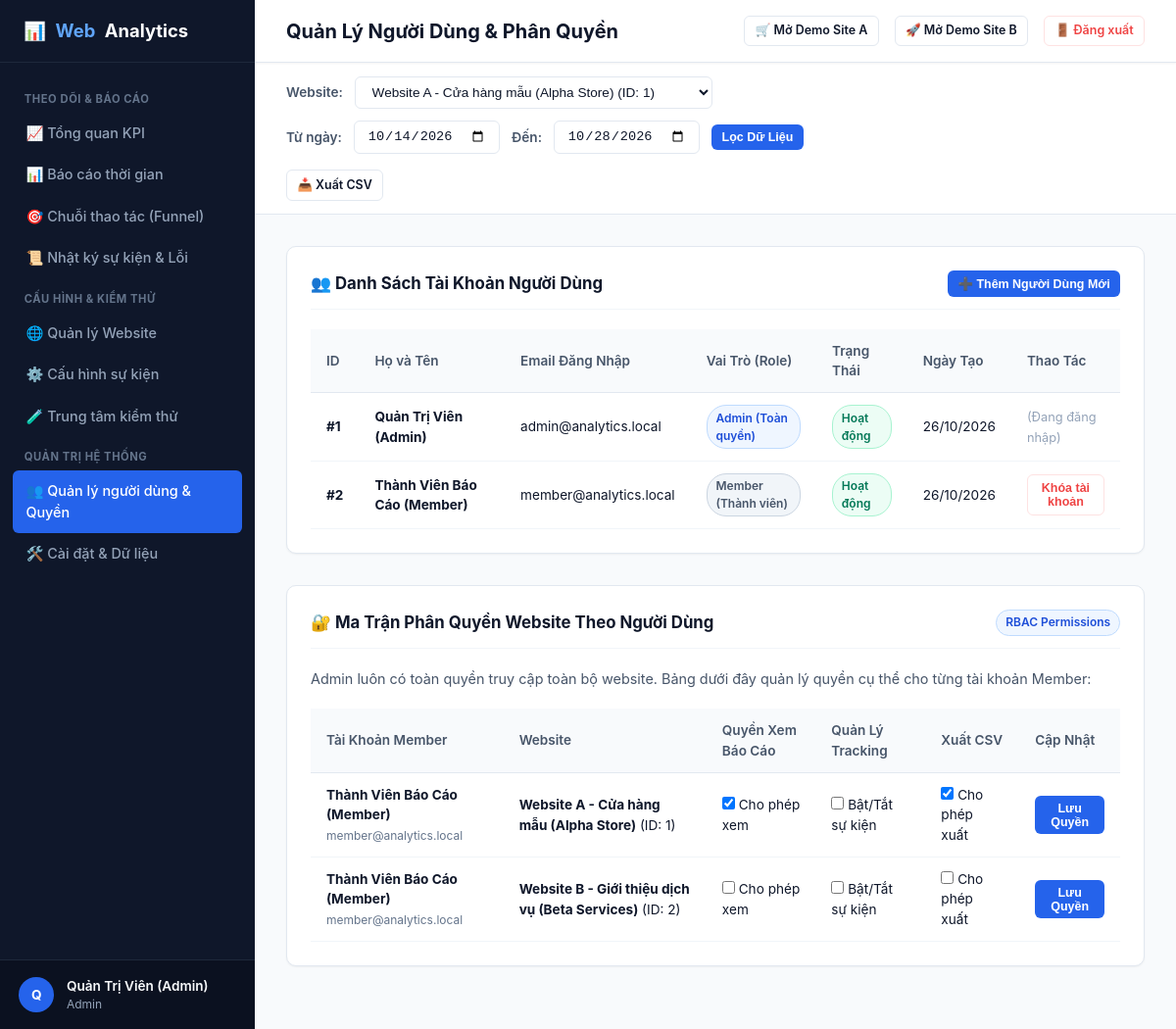
/users.php (signed in), run on the app's committed database.
### tables this page shows
CREATE TABLE IF NOT EXISTS `users` (
  `user_id` INT AUTO_INCREMENT PRIMARY KEY,
  `full_name` VARCHAR(100) NOT NULL,
  `email` VARCHAR(150) NOT NULL UNIQUE,
  `password_hash` VARCHAR(255) NOT NULL,
  `role` ENUM('admin', 'member') NOT NULL DEFAULT 'member',
  `status` ENUM('active', 'inactive') NOT NULL DEFAULT 'active',
  `created_at` DATETIME NOT NULL DEFAULT CURRENT_TIMESTAMP,
  INDEX `idx_users_role` (`role`),
  INDEX `idx_users_status` (`status`)
);

CREATE TABLE IF NOT EXISTS `websites` (
  `website_id` INT AUTO_INCREMENT PRIMARY KEY,
  `name` VARCHAR(150) NOT NULL COMMENT 'Ten website theo doi',
  `domain` VARCHAR(255) NOT NULL COMMENT 'Ten mien hoac dia chi goc (Origin)',
  `tracking_key` VARCHAR(64) NOT NULL UNIQUE COMMENT 'Khoa theo doi cong khai gui kem payload',
  `timezone` VARCHAR(50) NOT NULL DEFAULT 'Asia/Ho_Chi_Minh' COMMENT 'Mui gio bao cao',
  `status` ENUM('active', 'paused', 'archived') NOT NULL DEFAULT 'active' COMMENT 'Trang thai hoat dong',
  `late_event_window_hours` INT NOT NULL DEFAULT 24 COMMENT 'Khoang chap nhan su kien den muon (gio)',
  `created_at` DATETIME NOT NULL DEFAULT CURRENT_TIMESTAMP,
  INDEX `idx_websites_status` (`status`),
  INDEX `idx_websites_tracking_key` (`tracking_key`)
);

CREATE TABLE IF NOT EXISTS `website_permissions` (
  `permission_id` INT AUTO_INCREMENT PRIMARY KEY,
  `user_id` INT NOT NULL,
  `website_id` INT NOT NULL,
  `can_view` TINYINT(1) NOT NULL DEFAULT 1,
  `can_manage_tracking` TINYINT(1) NOT NULL DEFAULT 0,
  `can_export` TINYINT(1) NOT NULL DEFAULT 1,
  `created_at` DATETIME NOT NULL DEFAULT CURRENT_TIMESTAMP,
  UNIQUE KEY `uk_user_website` (`user_id`, `website_id`),
  CONSTRAINT `fk_perm_user` FOREIGN KEY (`user_id`) REFERENCES `users` (`user_id`) ON DELETE CASCADE,
  CONSTRAINT `fk_perm_website` FOREIGN KEY (`website_id`) REFERENCES `websites` (`website_id`) ON DELETE CASCADE
);

### includes/helpers.php (called while the page is built, shortened)
<?php
function e(?string $str): string {
    return htmlspecialchars((string)$str, ENT_QUOTES, 'UTF-8');
}

### includes/auth.php (called while the page is built, shortened)
<?php
require_once __DIR__ . '/helpers.php';
function is_authenticated(): bool {
    return !empty($_SESSION['user_id']) && !empty($_SESSION['user_email']);
}
function get_auth_user(): ?array {
    return [
        'user_id'   => (int)$_SESSION['user_id'],
        'email'     => $_SESSION['user_email'],
        'full_name' => $_SESSION['user_name'] ?? 'User',
        'role'      => $_SESSION['user_role'] ?? 'member'
    ];
}

### users.php (the view, shortened to what this page needs)
<?php
require_once __DIR__ . '/includes/header.php';
$pdo = get_db_connection();
$stmtUsers = $pdo->query('SELECT `user_id`, `full_name`, `email`, `role`, `status`, `created_at` FROM `users` ORDER BY `user_id` ASC');
$allUsers = $stmtUsers->fetchAll();
$stmtSites = $pdo->query('SELECT `website_id`, `name` FROM `websites` ORDER BY `website_id` ASC');
$allSites = $stmtSites->fetchAll();
$stmtPerms = $pdo->query('SELECT `user_id`, `website_id`, `can_view`, `can_manage_tracking`, `can_export` FROM `website_permissions`');
$rawPerms = $stmtPerms->fetchAll();
$permMatrix = [];
foreach ($rawPerms as $p) {
    $permMatrix[$p['user_id']][$p['website_id']] = $p;
}
?>
<div class="card-section">
    <div class="card-title-bar">
        <h3>👥 Danh Sách Tài Khoản Người Dùng</h3>
        <button class="btn btn-primary btn-sm" onclick="document.getElementById('modal-create-user').style.display = 'block'">
            ➕ Thêm Người Dùng Mới
        </button>
    </div>
    <div class="table-responsive">
        <table class="data-table">
            <thead>
                <tr>
                    <th>ID</th>
                    <th>Họ và Tên</th>
                    <th>Email Đăng Nhập</th>
                    <th>Vai Trò (Role)</th>
                    <th>Trạng Thái</th>
                    <th>Ngày Tạo</th>
                    <th>Thao Tác</th>
                </tr>
            </thead>
            <tbody>
                <?php foreach ($allUsers as $u): ?>
                    <tr>
                        <td><strong>#<?= $u['user_id'] ?></strong></td>
                        <td><strong><?= e($u['full_name']) ?></strong></td>
                        <td><?= e($u['email']) ?></td>
                        <td>
                            <?php if ($u['role'] === 'admin'): ?>
                                <span class="badge badge-blue">Admin (Toàn quyền)</span>
                            <?php else: ?>
                                <span class="badge badge-gray">Member (Thành viên)</span>
                            <?php endif; ?>
                        </td>
                        <td>
                            <?php if ($u['status'] === 'active'): ?>
                                <span class="badge badge-green">Hoạt động</span>
                            <?php else: ?>
                                <span class="badge badge-red">Đã khóa</span>
                            <?php endif; ?>
                        </td>
                        <td><?= date('d/m/Y', strtotime($u['created_at'])) ?></td>
                        <td>
                            <?php if ($u['user_id'] !== $currentUser['user_id']): ?>
                                <form method="POST" style="display:inline;">
                                    <?php if ($u['status'] === 'active'): ?>
                                        <button type="submit" class="btn btn-outline btn-sm" style="color:var(--danger); border-color:#fee2e2;">Khóa tài khoản</button>
                                    <?php else: ?>
                                        <input type="hidden" name="new_status" value="active">
                                        <button type="submit" class="btn btn-outline btn-sm" style="color:var(--accent); border-color:#a7f3d0;">Mở khóa</button>
                                    <?php endif; ?>
                                </form>
                            <?php else: ?>
                                <span style="color:#94a3b8; font-size:0.8rem;">(Đang đăng nhập)</span>
                            <?php endif; ?>
                        </td>
                    </tr>
                <?php endforeach; ?>
            </tbody>
        </table>
    </div>
</div>
<div class="card-section">
    <div class="card-title-bar">
        <h3>🔐 Ma Trận Phân Quyền Website Theo Người Dùng</h3>
        <span class="badge badge-blue">RBAC Permissions</span>
    </div>
    <p style="color:var(--text-secondary); font-size:0.9rem; margin-bottom:1.25rem;">
        Admin luôn có toàn quyền truy cập toàn bộ website. Bảng dưới đây quản lý quyền cụ thể cho từng tài khoản Member:
    </p>
    <div class="table-responsive">
        <table class="data-table">
            <thead>
                <tr>
                    <th>Tài Khoản Member</th>
                    <th>Website</th>
                    <th>Quyền Xem Báo Cáo</th>
                    <th>Quản Lý Tracking</th>
                    <th>Xuất CSV</th>
                    <th>Cập Nhật</th>
                </tr>
            </thead>
            <tbody>
                <?php foreach ($allUsers as $u): ?>
                    <?php if ($u['role'] === 'member'): ?>
                        <?php foreach ($allSites as $s): ?>
                            <?php
                            $p = $permMatrix[$u['user_id']][$s['website_id']] ?? null;
                            $canV = $p ? (int)$p['can_view'] : 0;
                            $canT = $p ? (int)$p['can_manage_tracking'] : 0;
                            $canE = $p ? (int)$p['can_export'] : 0;
                            ?>
                            <tr>
                                <td>
                                    <strong><?= e($u['full_name']) ?></strong><br>
                                    <span style="font-size:0.75rem; color:#64748b;"><?= e($u['email']) ?></span>
                                </td>
                                <td>
                                    <strong><?= e($s['name']) ?></strong> (ID: <?= $s['website_id'] ?>)
                                </td>
                                <form method="POST">
                                    <td>
                                        <label><input type="checkbox" name="can_view" value="1" <?= $canV ? 'checked' : '' ?>> Cho phép xem</label>
                                    </td>
                                    <td>
                                        <label><input type="checkbox" name="can_manage_tracking" value="1" <?= $canT ? 'checked' : '' ?>> Bật/Tắt sự kiện</label>
                                    </td>
                                    <td>
                                        <label><input type="checkbox" name="can_export" value="1" <?= $canE ? 'checked' : '' ?>> Cho phép xuất</label>
                                    </td>
                                    <td>
                                        <button type="submit" class="btn btn-primary btn-sm">Lưu Quyền</button>
                                    </td>
                                </form>
                            </tr>
                        <?php endforeach; ?>
                    <?php endif; ?>
                <?php endforeach; ?>
            </tbody>
        </table>
    </div>
</div>
<?php require_once __DIR__ . '/includes/footer.php'; ?>

### assets/css/dashboard.css (style rules this page uses)
:root { --primary: #2563eb; --primary-dark: #1d4ed8; --primary-light: #eff6ff; --secondary: #0f172a; --accent: #10b981; --warning: #f59e0b; --danger: #ef4444; --info: #06b6d4; --bg-page: #f8fafc; --bg-card: #ffffff; --border-color: #e2e8f0; --text-primary: #0f172a; --text-secondary: #475569; --text-muted: #94a3b8; --sidebar-width: 260px; --header-height: 64px; --radius-sm: 6px; --radius-md: 10px; --radius-lg: 16px; --shadow-sm: 0 1px 2px 0 rgba(0,0,0,0.05); --shadow-md: 0 4px 6px -1px rgba(0,0,0,0.07), 0 2px 4px -2px rgba(0,0,0,0.05); --shadow-lg: 0 10px 15px -3px rgba(0,0,0,0.08), 0 4px 6px -4px rgba(0,0,0,0.04); }
* { box-sizing: border-box; margin: 0; padding: 0; }
body { font-family: -apple-system, BlinkMacSystemFont, "Segoe UI", Roboto, "Helvetica Neue", Arial, sans-serif; background-color: var(--bg-page); color: var(--text-primary); line-height: 1.5; font-size: 14px; }
.card-section { background-color: var(--bg-card); border: 1px solid var(--border-color); border-radius: var(--radius-md); padding: 1.5rem; box-shadow: var(--shadow-sm); margin-bottom: 2rem; }
.card-title-bar { display: flex; justify-content: space-between; align-items: center; margin-bottom: 1.25rem; padding-bottom: 0.75rem; border-bottom: 1px solid #f1f5f9; }
.card-title-bar h3 { font-size: 1.05rem; font-weight: 700; color: var(--text-primary); }
.table-responsive { width: 100%; overflow-x: auto; }
.data-table { width: 100%; border-collapse: collapse; font-size: 0.85rem; }
.data-table th { background-color: #f8fafc; color: var(--text-secondary); font-weight: 600; text-align: left; padding: 0.75rem 1rem; border-bottom: 1px solid var(--border-color); }
.data-table td { padding: 0.75rem 1rem; border-bottom: 1px solid #f1f5f9; color: var(--text-primary); }
.badge { display: inline-flex; align-items: center; padding: 0.2rem 0.55rem; border-radius: 20px; font-size: 0.75rem; font-weight: 600; }
.badge.badge-blue { background-color: #eff6ff; color: #1d4ed8; border: 1px solid #bfdbfe; }
.badge.badge-green { background-color: #ecfdf5; color: #047857; border: 1px solid #a7f3d0; }
.badge.badge-gray { background-color: #f1f5f9; color: #475569; border: 1px solid #cbd5e1; }
.btn { display: inline-flex; align-items: center; gap: 0.4rem; padding: 0.5rem 1rem; border-radius: var(--radius-sm); font-size: 0.85rem; font-weight: 600; cursor: pointer; border: none; text-decoration: none; transition: all 0.15s; }
.btn-primary { background-color: var(--primary); color: #fff; }
.btn-outline { background-color: transparent; border: 1px solid var(--border-color); color: var(--text-primary); }
.btn-sm { padding: 0.35rem 0.65rem; font-size: 0.78rem; }

### data on the page
users: user_id "1", full_name "Quản Trị Viên (Admin)", email "admin@analytics.local", role "Admin (Toàn quyền)", status "Hoạt động", created_at "26/10/2026", shows "(Đang đăng nhập)"
users: user_id "2", full_name "Thành Viên Báo Cáo (Member)", email "member@analytics.local", role "Member (Thành viên)", status "Hoạt động", created_at "26/10/2026", user_id "☑"
websites: name "Website A - Cửa hàng mẫu (Alpha Store)", website_id "1"
websites: name "Website B - Giới thiệu dịch vụ (Beta Services)", website_id "2"

### other printed values
substr($currentUser['full_name'] ?? 'U', 0, 1) "Q"
$currentUser['full_name'] "Quản Trị Viên (Admin)"
$currentUser['role'] "Admin"
$pageTitle "Quản Lý Người Dùng & Phân Quyền"
form field website_id "Website A - Cửa hàng mẫu (Alpha Store) (ID: 1)"
